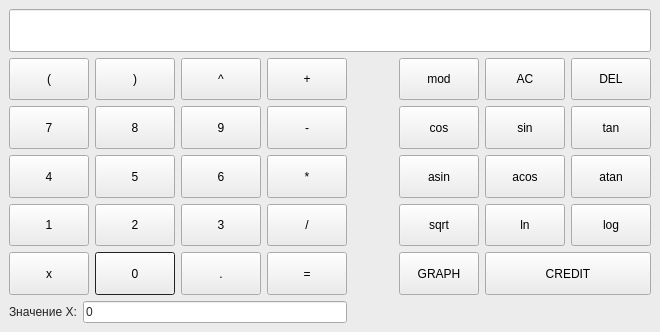
<?xml version="1.0" encoding="UTF-8"?>
<ui version="4.0">
 <class>MainWindow</class>
 <widget class="QMainWindow" name="MainWindow">
  <property name="geometry">
   <rect>
    <x>0</x>
    <y>0</y>
    <width>587</width>
    <height>332</height>
   </rect>
  </property>
  <property name="palette">
   <palette>
    <active>
     <colorrole role="WindowText">
      <brush brushstyle="SolidPattern">
       <color alpha="255">
        <red>255</red>
        <green>255</green>
        <blue>255</blue>
       </color>
      </brush>
     </colorrole>
     <colorrole role="Button">
      <brush brushstyle="SolidPattern">
       <color alpha="255">
        <red>65</red>
        <green>9</green>
        <blue>15</blue>
       </color>
      </brush>
     </colorrole>
     <colorrole role="Light">
      <brush brushstyle="SolidPattern">
       <color alpha="255">
        <red>22</red>
        <green>70</green>
        <blue>73</blue>
       </color>
      </brush>
     </colorrole>
     <colorrole role="Midlight">
      <brush brushstyle="SolidPattern">
       <color alpha="255">
        <red>22</red>
        <green>70</green>
        <blue>73</blue>
       </color>
      </brush>
     </colorrole>
     <colorrole role="Dark">
      <brush brushstyle="SolidPattern">
       <color alpha="255">
        <red>21</red>
        <green>70</green>
        <blue>73</blue>
       </color>
      </brush>
     </colorrole>
     <colorrole role="Text">
      <brush brushstyle="SolidPattern">
       <color alpha="216">
        <red>255</red>
        <green>255</green>
        <blue>255</blue>
       </color>
      </brush>
     </colorrole>
     <colorrole role="BrightText">
      <brush brushstyle="SolidPattern">
       <color alpha="255">
        <red>238</red>
        <green>73</green>
        <blue>226</blue>
       </color>
      </brush>
     </colorrole>
     <colorrole role="ButtonText">
      <brush brushstyle="SolidPattern">
       <color alpha="217">
        <red>255</red>
        <green>255</green>
        <blue>255</blue>
       </color>
      </brush>
     </colorrole>
     <colorrole role="Base">
      <brush brushstyle="SolidPattern">
       <color alpha="255">
        <red>17</red>
        <green>85</green>
        <blue>75</blue>
       </color>
      </brush>
     </colorrole>
     <colorrole role="Window">
      <brush brushstyle="SolidPattern">
       <color alpha="255">
        <red>12</red>
        <green>61</green>
        <blue>54</blue>
       </color>
      </brush>
     </colorrole>
     <colorrole role="Shadow">
      <brush brushstyle="SolidPattern">
       <color alpha="255">
        <red>8</red>
        <green>41</green>
        <blue>36</blue>
       </color>
      </brush>
     </colorrole>
     <colorrole role="Highlight">
      <brush brushstyle="SolidPattern">
       <color alpha="255">
        <red>38</red>
        <green>57</green>
        <blue>63</blue>
       </color>
      </brush>
     </colorrole>
     <colorrole role="Link">
      <brush brushstyle="SolidPattern">
       <color alpha="255">
        <red>219</red>
        <green>145</green>
        <blue>153</blue>
       </color>
      </brush>
     </colorrole>
     <colorrole role="AlternateBase">
      <brush brushstyle="SolidPattern">
       <color alpha="255">
        <red>24</red>
        <green>85</green>
        <blue>91</blue>
       </color>
      </brush>
     </colorrole>
     <colorrole role="ToolTipBase">
      <brush brushstyle="SolidPattern">
       <color alpha="255">
        <red>47</red>
        <green>21</green>
        <blue>26</blue>
       </color>
      </brush>
     </colorrole>
     <colorrole role="ToolTipText">
      <brush brushstyle="SolidPattern">
       <color alpha="255">
        <red>146</red>
        <green>146</green>
        <blue>146</blue>
       </color>
      </brush>
     </colorrole>
    </active>
    <inactive>
     <colorrole role="WindowText">
      <brush brushstyle="SolidPattern">
       <color alpha="216">
        <red>0</red>
        <green>0</green>
        <blue>0</blue>
       </color>
      </brush>
     </colorrole>
     <colorrole role="Button">
      <brush brushstyle="SolidPattern">
       <color alpha="255">
        <red>236</red>
        <green>236</green>
        <blue>236</blue>
       </color>
      </brush>
     </colorrole>
     <colorrole role="Light">
      <brush brushstyle="SolidPattern">
       <color alpha="255">
        <red>255</red>
        <green>255</green>
        <blue>255</blue>
       </color>
      </brush>
     </colorrole>
     <colorrole role="Midlight">
      <brush brushstyle="SolidPattern">
       <color alpha="255">
        <red>245</red>
        <green>245</green>
        <blue>245</blue>
       </color>
      </brush>
     </colorrole>
     <colorrole role="Dark">
      <brush brushstyle="SolidPattern">
       <color alpha="255">
        <red>191</red>
        <green>191</green>
        <blue>191</blue>
       </color>
      </brush>
     </colorrole>
     <colorrole role="Text">
      <brush brushstyle="SolidPattern">
       <color alpha="216">
        <red>0</red>
        <green>0</green>
        <blue>0</blue>
       </color>
      </brush>
     </colorrole>
     <colorrole role="BrightText">
      <brush brushstyle="SolidPattern">
       <color alpha="255">
        <red>255</red>
        <green>255</green>
        <blue>255</blue>
       </color>
      </brush>
     </colorrole>
     <colorrole role="ButtonText">
      <brush brushstyle="SolidPattern">
       <color alpha="255">
        <red>0</red>
        <green>0</green>
        <blue>0</blue>
       </color>
      </brush>
     </colorrole>
     <colorrole role="Base">
      <brush brushstyle="SolidPattern">
       <color alpha="255">
        <red>255</red>
        <green>255</green>
        <blue>255</blue>
       </color>
      </brush>
     </colorrole>
     <colorrole role="Window">
      <brush brushstyle="SolidPattern">
       <color alpha="255">
        <red>236</red>
        <green>236</green>
        <blue>236</blue>
       </color>
      </brush>
     </colorrole>
     <colorrole role="Shadow">
      <brush brushstyle="SolidPattern">
       <color alpha="255">
        <red>0</red>
        <green>0</green>
        <blue>0</blue>
       </color>
      </brush>
     </colorrole>
     <colorrole role="Highlight">
      <brush brushstyle="SolidPattern">
       <color alpha="255">
        <red>212</red>
        <green>212</green>
        <blue>212</blue>
       </color>
      </brush>
     </colorrole>
     <colorrole role="Link">
      <brush brushstyle="SolidPattern">
       <color alpha="255">
        <red>0</red>
        <green>0</green>
        <blue>255</blue>
       </color>
      </brush>
     </colorrole>
     <colorrole role="AlternateBase">
      <brush brushstyle="SolidPattern">
       <color alpha="255">
        <red>245</red>
        <green>245</green>
        <blue>245</blue>
       </color>
      </brush>
     </colorrole>
     <colorrole role="ToolTipBase">
      <brush brushstyle="SolidPattern">
       <color alpha="255">
        <red>255</red>
        <green>255</green>
        <blue>255</blue>
       </color>
      </brush>
     </colorrole>
     <colorrole role="ToolTipText">
      <brush brushstyle="SolidPattern">
       <color alpha="255">
        <red>0</red>
        <green>0</green>
        <blue>0</blue>
       </color>
      </brush>
     </colorrole>
    </inactive>
    <disabled>
     <colorrole role="WindowText">
      <brush brushstyle="SolidPattern">
       <color alpha="255">
        <red>21</red>
        <green>70</green>
        <blue>73</blue>
       </color>
      </brush>
     </colorrole>
     <colorrole role="Button">
      <brush brushstyle="SolidPattern">
       <color alpha="255">
        <red>65</red>
        <green>9</green>
        <blue>15</blue>
       </color>
      </brush>
     </colorrole>
     <colorrole role="Light">
      <brush brushstyle="SolidPattern">
       <color alpha="255">
        <red>22</red>
        <green>70</green>
        <blue>73</blue>
       </color>
      </brush>
     </colorrole>
     <colorrole role="Midlight">
      <brush brushstyle="SolidPattern">
       <color alpha="255">
        <red>22</red>
        <green>70</green>
        <blue>73</blue>
       </color>
      </brush>
     </colorrole>
     <colorrole role="Dark">
      <brush brushstyle="SolidPattern">
       <color alpha="255">
        <red>21</red>
        <green>70</green>
        <blue>73</blue>
       </color>
      </brush>
     </colorrole>
     <colorrole role="Text">
      <brush brushstyle="SolidPattern">
       <color alpha="255">
        <red>21</red>
        <green>70</green>
        <blue>73</blue>
       </color>
      </brush>
     </colorrole>
     <colorrole role="BrightText">
      <brush brushstyle="SolidPattern">
       <color alpha="255">
        <red>238</red>
        <green>73</green>
        <blue>226</blue>
       </color>
      </brush>
     </colorrole>
     <colorrole role="ButtonText">
      <brush brushstyle="SolidPattern">
       <color alpha="255">
        <red>21</red>
        <green>70</green>
        <blue>73</blue>
       </color>
      </brush>
     </colorrole>
     <colorrole role="Base">
      <brush brushstyle="SolidPattern">
       <color alpha="255">
        <red>12</red>
        <green>61</green>
        <blue>54</blue>
       </color>
      </brush>
     </colorrole>
     <colorrole role="Window">
      <brush brushstyle="SolidPattern">
       <color alpha="255">
        <red>12</red>
        <green>61</green>
        <blue>54</blue>
       </color>
      </brush>
     </colorrole>
     <colorrole role="Shadow">
      <brush brushstyle="SolidPattern">
       <color alpha="255">
        <red>0</red>
        <green>0</green>
        <blue>0</blue>
       </color>
      </brush>
     </colorrole>
     <colorrole role="Highlight">
      <brush brushstyle="SolidPattern">
       <color alpha="255">
        <red>212</red>
        <green>212</green>
        <blue>212</blue>
       </color>
      </brush>
     </colorrole>
     <colorrole role="Link">
      <brush brushstyle="SolidPattern">
       <color alpha="255">
        <red>0</red>
        <green>0</green>
        <blue>255</blue>
       </color>
      </brush>
     </colorrole>
     <colorrole role="AlternateBase">
      <brush brushstyle="SolidPattern">
       <color alpha="255">
        <red>245</red>
        <green>245</green>
        <blue>245</blue>
       </color>
      </brush>
     </colorrole>
     <colorrole role="ToolTipBase">
      <brush brushstyle="SolidPattern">
       <color alpha="255">
        <red>255</red>
        <green>255</green>
        <blue>255</blue>
       </color>
      </brush>
     </colorrole>
     <colorrole role="ToolTipText">
      <brush brushstyle="SolidPattern">
       <color alpha="255">
        <red>0</red>
        <green>0</green>
        <blue>0</blue>
       </color>
      </brush>
     </colorrole>
    </disabled>
   </palette>
  </property>
  <property name="windowTitle">
   <string>MainWindow</string>
  </property>
  <widget class="QWidget" name="centralwidget">
   <layout class="QGridLayout" name="gridLayout">
    <item row="1" column="1">
     <widget class="QPushButton" name="closing_bracket">
      <property name="sizePolicy">
       <sizepolicy hsizetype="Preferred" vsizetype="Preferred">
        <horstretch>0</horstretch>
        <verstretch>0</verstretch>
       </sizepolicy>
      </property>
      <property name="text">
       <string>)</string>
      </property>
     </widget>
    </item>
    <item row="6" column="6">
     <widget class="QPushButton" name="ln">
      <property name="sizePolicy">
       <sizepolicy hsizetype="Preferred" vsizetype="Preferred">
        <horstretch>0</horstretch>
        <verstretch>0</verstretch>
       </sizepolicy>
      </property>
      <property name="text">
       <string>ln</string>
      </property>
     </widget>
    </item>
    <item row="7" column="1">
     <widget class="QPushButton" name="zero">
      <property name="sizePolicy">
       <sizepolicy hsizetype="Preferred" vsizetype="Preferred">
        <horstretch>0</horstretch>
        <verstretch>0</verstretch>
       </sizepolicy>
      </property>
      <property name="palette">
       <palette>
        <active>
         <colorrole role="Light">
          <brush brushstyle="SolidPattern">
           <color alpha="255">
            <red>31</red>
            <green>47</green>
            <blue>95</blue>
           </color>
          </brush>
         </colorrole>
         <colorrole role="Midlight">
          <brush brushstyle="SolidPattern">
           <color alpha="255">
            <red>31</red>
            <green>48</green>
            <blue>95</blue>
           </color>
          </brush>
         </colorrole>
         <colorrole role="Window">
          <brush brushstyle="SolidPattern">
           <color alpha="255">
            <red>31</red>
            <green>46</green>
            <blue>95</blue>
           </color>
          </brush>
         </colorrole>
         <colorrole role="PlaceholderText">
          <brush brushstyle="SolidPattern">
           <color alpha="255">
            <red>31</red>
            <green>46</green>
            <blue>95</blue>
           </color>
          </brush>
         </colorrole>
        </active>
        <inactive>
         <colorrole role="Light">
          <brush brushstyle="SolidPattern">
           <color alpha="255">
            <red>55</red>
            <green>55</green>
            <blue>55</blue>
           </color>
          </brush>
         </colorrole>
         <colorrole role="Midlight">
          <brush brushstyle="SolidPattern">
           <color alpha="255">
            <red>52</red>
            <green>52</green>
            <blue>52</blue>
           </color>
          </brush>
         </colorrole>
         <colorrole role="Window">
          <brush brushstyle="SolidPattern">
           <color alpha="255">
            <red>46</red>
            <green>47</green>
            <blue>48</blue>
           </color>
          </brush>
         </colorrole>
         <colorrole role="PlaceholderText">
          <brush brushstyle="SolidPattern">
           <color alpha="255">
            <red>127</red>
            <green>127</green>
            <blue>128</blue>
           </color>
          </brush>
         </colorrole>
        </inactive>
        <disabled>
         <colorrole role="Light">
          <brush brushstyle="SolidPattern">
           <color alpha="255">
            <red>31</red>
            <green>47</green>
            <blue>95</blue>
           </color>
          </brush>
         </colorrole>
         <colorrole role="Midlight">
          <brush brushstyle="SolidPattern">
           <color alpha="255">
            <red>31</red>
            <green>48</green>
            <blue>95</blue>
           </color>
          </brush>
         </colorrole>
         <colorrole role="Window">
          <brush brushstyle="SolidPattern">
           <color alpha="255">
            <red>31</red>
            <green>46</green>
            <blue>95</blue>
           </color>
          </brush>
         </colorrole>
         <colorrole role="PlaceholderText">
          <brush brushstyle="SolidPattern">
           <color alpha="255">
            <red>127</red>
            <green>127</green>
            <blue>128</blue>
           </color>
          </brush>
         </colorrole>
        </disabled>
       </palette>
      </property>
      <property name="text">
       <string>0</string>
      </property>
     </widget>
    </item>
    <item row="2" column="0">
     <widget class="QPushButton" name="seven">
      <property name="sizePolicy">
       <sizepolicy hsizetype="Preferred" vsizetype="Preferred">
        <horstretch>0</horstretch>
        <verstretch>0</verstretch>
       </sizepolicy>
      </property>
      <property name="text">
       <string>7</string>
      </property>
     </widget>
    </item>
    <item row="6" column="0">
     <widget class="QPushButton" name="one">
      <property name="sizePolicy">
       <sizepolicy hsizetype="Preferred" vsizetype="Preferred">
        <horstretch>0</horstretch>
        <verstretch>0</verstretch>
       </sizepolicy>
      </property>
      <property name="text">
       <string>1</string>
      </property>
     </widget>
    </item>
    <item row="3" column="6">
     <widget class="QPushButton" name="acos">
      <property name="sizePolicy">
       <sizepolicy hsizetype="Preferred" vsizetype="Preferred">
        <horstretch>0</horstretch>
        <verstretch>0</verstretch>
       </sizepolicy>
      </property>
      <property name="text">
       <string>acos</string>
      </property>
     </widget>
    </item>
    <item row="3" column="3">
     <widget class="QPushButton" name="mul">
      <property name="sizePolicy">
       <sizepolicy hsizetype="Preferred" vsizetype="Preferred">
        <horstretch>0</horstretch>
        <verstretch>0</verstretch>
       </sizepolicy>
      </property>
      <property name="text">
       <string>*</string>
      </property>
     </widget>
    </item>
    <item row="6" column="5">
     <widget class="QPushButton" name="sqrt">
      <property name="sizePolicy">
       <sizepolicy hsizetype="Preferred" vsizetype="Preferred">
        <horstretch>0</horstretch>
        <verstretch>0</verstretch>
       </sizepolicy>
      </property>
      <property name="text">
       <string>sqrt</string>
      </property>
     </widget>
    </item>
    <item row="2" column="3">
     <widget class="QPushButton" name="minus">
      <property name="sizePolicy">
       <sizepolicy hsizetype="Preferred" vsizetype="Preferred">
        <horstretch>0</horstretch>
        <verstretch>0</verstretch>
       </sizepolicy>
      </property>
      <property name="text">
       <string>-</string>
      </property>
     </widget>
    </item>
    <item row="3" column="2">
     <widget class="QPushButton" name="six">
      <property name="sizePolicy">
       <sizepolicy hsizetype="Preferred" vsizetype="Preferred">
        <horstretch>0</horstretch>
        <verstretch>0</verstretch>
       </sizepolicy>
      </property>
      <property name="text">
       <string>6</string>
      </property>
     </widget>
    </item>
    <item row="7" column="3">
     <widget class="QPushButton" name="equals">
      <property name="sizePolicy">
       <sizepolicy hsizetype="Preferred" vsizetype="Preferred">
        <horstretch>0</horstretch>
        <verstretch>0</verstretch>
       </sizepolicy>
      </property>
      <property name="text">
       <string>=</string>
      </property>
     </widget>
    </item>
    <item row="3" column="5">
     <widget class="QPushButton" name="asin">
      <property name="sizePolicy">
       <sizepolicy hsizetype="Preferred" vsizetype="Preferred">
        <horstretch>0</horstretch>
        <verstretch>0</verstretch>
       </sizepolicy>
      </property>
      <property name="text">
       <string>asin</string>
      </property>
     </widget>
    </item>
    <item row="3" column="7">
     <widget class="QPushButton" name="atan">
      <property name="sizePolicy">
       <sizepolicy hsizetype="Preferred" vsizetype="Preferred">
        <horstretch>0</horstretch>
        <verstretch>0</verstretch>
       </sizepolicy>
      </property>
      <property name="text">
       <string>atan</string>
      </property>
     </widget>
    </item>
    <item row="1" column="0">
     <widget class="QPushButton" name="opening_bracket">
      <property name="sizePolicy">
       <sizepolicy hsizetype="Preferred" vsizetype="Preferred">
        <horstretch>0</horstretch>
        <verstretch>0</verstretch>
       </sizepolicy>
      </property>
      <property name="autoFillBackground">
       <bool>false</bool>
      </property>
      <property name="styleSheet">
       <string notr="true">opening_bracket {
	rgb(88, 25, 13)
}</string>
      </property>
      <property name="text">
       <string>(</string>
      </property>
     </widget>
    </item>
    <item row="6" column="2">
     <widget class="QPushButton" name="three">
      <property name="sizePolicy">
       <sizepolicy hsizetype="Preferred" vsizetype="Preferred">
        <horstretch>0</horstretch>
        <verstretch>0</verstretch>
       </sizepolicy>
      </property>
      <property name="text">
       <string>3</string>
      </property>
     </widget>
    </item>
    <item row="0" column="0" colspan="8">
     <widget class="QLineEdit" name="res_window">
      <property name="sizePolicy">
       <sizepolicy hsizetype="Expanding" vsizetype="Preferred">
        <horstretch>0</horstretch>
        <verstretch>0</verstretch>
       </sizepolicy>
      </property>
      <property name="readOnly">
       <bool>false</bool>
      </property>
     </widget>
    </item>
    <item row="1" column="2">
     <widget class="QPushButton" name="pow">
      <property name="sizePolicy">
       <sizepolicy hsizetype="Preferred" vsizetype="Preferred">
        <horstretch>0</horstretch>
        <verstretch>0</verstretch>
       </sizepolicy>
      </property>
      <property name="text">
       <string>^</string>
      </property>
     </widget>
    </item>
    <item row="2" column="1">
     <widget class="QPushButton" name="eight">
      <property name="sizePolicy">
       <sizepolicy hsizetype="Preferred" vsizetype="Preferred">
        <horstretch>0</horstretch>
        <verstretch>0</verstretch>
       </sizepolicy>
      </property>
      <property name="text">
       <string>8</string>
      </property>
     </widget>
    </item>
    <item row="2" column="2">
     <widget class="QPushButton" name="nine">
      <property name="sizePolicy">
       <sizepolicy hsizetype="Preferred" vsizetype="Preferred">
        <horstretch>0</horstretch>
        <verstretch>0</verstretch>
       </sizepolicy>
      </property>
      <property name="text">
       <string>9</string>
      </property>
     </widget>
    </item>
    <item row="6" column="3">
     <widget class="QPushButton" name="div">
      <property name="sizePolicy">
       <sizepolicy hsizetype="Preferred" vsizetype="Preferred">
        <horstretch>0</horstretch>
        <verstretch>0</verstretch>
       </sizepolicy>
      </property>
      <property name="text">
       <string>/</string>
      </property>
     </widget>
    </item>
    <item row="1" column="3">
     <widget class="QPushButton" name="plus">
      <property name="sizePolicy">
       <sizepolicy hsizetype="Preferred" vsizetype="Preferred">
        <horstretch>0</horstretch>
        <verstretch>0</verstretch>
       </sizepolicy>
      </property>
      <property name="text">
       <string>+</string>
      </property>
     </widget>
    </item>
    <item row="7" column="2">
     <widget class="QPushButton" name="dot">
      <property name="sizePolicy">
       <sizepolicy hsizetype="Preferred" vsizetype="Preferred">
        <horstretch>0</horstretch>
        <verstretch>0</verstretch>
       </sizepolicy>
      </property>
      <property name="text">
       <string>.</string>
      </property>
     </widget>
    </item>
    <item row="6" column="7">
     <widget class="QPushButton" name="log">
      <property name="sizePolicy">
       <sizepolicy hsizetype="Preferred" vsizetype="Preferred">
        <horstretch>0</horstretch>
        <verstretch>0</verstretch>
       </sizepolicy>
      </property>
      <property name="text">
       <string>log</string>
      </property>
     </widget>
    </item>
    <item row="2" column="6">
     <widget class="QPushButton" name="sin">
      <property name="sizePolicy">
       <sizepolicy hsizetype="Preferred" vsizetype="Preferred">
        <horstretch>0</horstretch>
        <verstretch>0</verstretch>
       </sizepolicy>
      </property>
      <property name="text">
       <string>sin</string>
      </property>
     </widget>
    </item>
    <item row="1" column="7">
     <widget class="QPushButton" name="del">
      <property name="sizePolicy">
       <sizepolicy hsizetype="Preferred" vsizetype="Preferred">
        <horstretch>0</horstretch>
        <verstretch>0</verstretch>
       </sizepolicy>
      </property>
      <property name="text">
       <string>DEL</string>
      </property>
     </widget>
    </item>
    <item row="6" column="1">
     <widget class="QPushButton" name="two">
      <property name="sizePolicy">
       <sizepolicy hsizetype="Preferred" vsizetype="Preferred">
        <horstretch>0</horstretch>
        <verstretch>0</verstretch>
       </sizepolicy>
      </property>
      <property name="text">
       <string>2</string>
      </property>
     </widget>
    </item>
    <item row="3" column="0">
     <widget class="QPushButton" name="four">
      <property name="sizePolicy">
       <sizepolicy hsizetype="Preferred" vsizetype="Preferred">
        <horstretch>0</horstretch>
        <verstretch>0</verstretch>
       </sizepolicy>
      </property>
      <property name="text">
       <string>4</string>
      </property>
     </widget>
    </item>
    <item row="7" column="0">
     <widget class="QPushButton" name="x_button">
      <property name="sizePolicy">
       <sizepolicy hsizetype="Preferred" vsizetype="Preferred">
        <horstretch>0</horstretch>
        <verstretch>0</verstretch>
       </sizepolicy>
      </property>
      <property name="text">
       <string>x</string>
      </property>
     </widget>
    </item>
    <item row="2" column="7">
     <widget class="QPushButton" name="tan">
      <property name="sizePolicy">
       <sizepolicy hsizetype="Preferred" vsizetype="Preferred">
        <horstretch>0</horstretch>
        <verstretch>0</verstretch>
       </sizepolicy>
      </property>
      <property name="text">
       <string>tan</string>
      </property>
     </widget>
    </item>
    <item row="1" column="6">
     <widget class="QPushButton" name="AC">
      <property name="sizePolicy">
       <sizepolicy hsizetype="Preferred" vsizetype="Preferred">
        <horstretch>0</horstretch>
        <verstretch>0</verstretch>
       </sizepolicy>
      </property>
      <property name="text">
       <string>AC</string>
      </property>
     </widget>
    </item>
    <item row="3" column="1">
     <widget class="QPushButton" name="five">
      <property name="sizePolicy">
       <sizepolicy hsizetype="Preferred" vsizetype="Preferred">
        <horstretch>0</horstretch>
        <verstretch>0</verstretch>
       </sizepolicy>
      </property>
      <property name="text">
       <string>5</string>
      </property>
     </widget>
    </item>
    <item row="7" column="5">
     <widget class="QPushButton" name="graph">
      <property name="sizePolicy">
       <sizepolicy hsizetype="Preferred" vsizetype="Preferred">
        <horstretch>0</horstretch>
        <verstretch>0</verstretch>
       </sizepolicy>
      </property>
      <property name="text">
       <string>GRAPH</string>
      </property>
     </widget>
    </item>
    <item row="3" column="4">
     <spacer name="horizontalSpacer">
      <property name="orientation">
       <enum>Qt::Horizontal</enum>
      </property>
      <property name="sizeType">
       <enum>QSizePolicy::Minimum</enum>
      </property>
      <property name="sizeHint" stdset="0">
       <size>
        <width>40</width>
        <height>20</height>
       </size>
      </property>
     </spacer>
    </item>
    <item row="1" column="5">
     <widget class="QPushButton" name="mod">
      <property name="sizePolicy">
       <sizepolicy hsizetype="Preferred" vsizetype="Preferred">
        <horstretch>0</horstretch>
        <verstretch>0</verstretch>
       </sizepolicy>
      </property>
      <property name="text">
       <string>mod</string>
      </property>
     </widget>
    </item>
    <item row="2" column="5">
     <widget class="QPushButton" name="cos">
      <property name="sizePolicy">
       <sizepolicy hsizetype="Preferred" vsizetype="Minimum">
        <horstretch>0</horstretch>
        <verstretch>0</verstretch>
       </sizepolicy>
      </property>
      <property name="text">
       <string>cos</string>
      </property>
     </widget>
    </item>
    <item row="8" column="0" colspan="4">
     <layout class="QHBoxLayout" name="horizontalLayout">
      <item>
       <widget class="QLabel" name="label">
        <property name="text">
         <string>Значение Х:</string>
        </property>
       </widget>
      </item>
      <item>
       <widget class="QLineEdit" name="x_value">
        <property name="text">
         <string>0</string>
        </property>
       </widget>
      </item>
     </layout>
    </item>
    <item row="7" column="6" colspan="2">
     <widget class="QPushButton" name="credit">
      <property name="sizePolicy">
       <sizepolicy hsizetype="Preferred" vsizetype="Preferred">
        <horstretch>0</horstretch>
        <verstretch>0</verstretch>
       </sizepolicy>
      </property>
      <property name="text">
       <string>CREDIT</string>
      </property>
     </widget>
    </item>
   </layout>
  </widget>
 </widget>
 <resources/>
 <connections/>
</ui>
